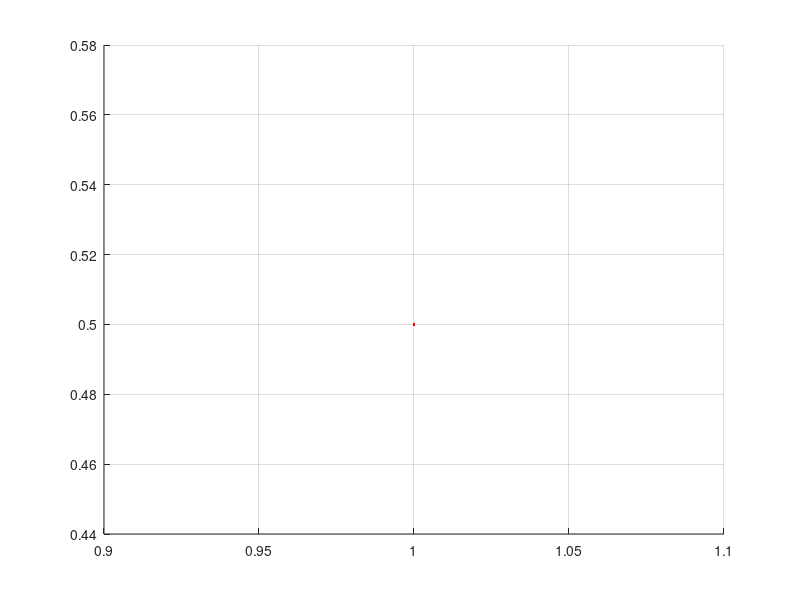

This figure's MATLAB source: (Note: this script raises an error after producing the figure.)
%@Author: Cristian Tiriolo - cristian.tiriolo@concordia.ca
clear; close all
r=0.0205; %Khepera IV wheels radius 
d=0.053;  %Khepera IV wheels-axis length

M=[[r/2 r/2];[r/d -r/d]]; %Transformation Matrix
Minv=inv(M); % Inverse Transformation Matrix


% % WAYPOINT PARAMETERS
x0=0; y0=0; theta0=0;
q0=[x0;y0;theta0];  %Initial conditions

xr=1; yr=0.5;



%% CONTROL PARAMETERS

Ts=0.1; %sampling time 
%State Variables
n=3;
%Input Variables
m=2;

v0=0;
v=v0;

%PID parameters
kp1=2; kp2=12;
kd1=3; kd2=7;


%% Input Constraints

wrmax=10; %Right wheel limits
wlmax=wrmax; %Left wheel limits
 


%% Variables to store and plot the results
tt=[];
useq=[];
qseq=q0;
wrwlseq=[];



%% Plot parameters
figure
grid
hold on
plot(xr,yr,'r')

plot(q0(1,1),q0(2,1),'b-p','MarkerIndices',[1 1],'MarkerFaceColor','yellow','MarkerSize',15)
plot(xr,yr,'b-p','MarkerIndices',[1 1],'MarkerFaceColor','red','MarkerSize',15)

%% RESULTS COLLECTION
compute_convergence_time=1;
convergence_time=inf;

vwseq=[];
enrg_seq=[];

%% TRACKING CONTROL SIMULATION
for i=0:Ts:10000000
    
    tt=[tt i];
    
    %Immagazino la sequenza di stato
    x=qseq(1,end);
    y=qseq(2,end);
    theta=qseq(3,end);
    
  
    
    %Computing the control law 
    [v,w]=Waypoint_Tracking_law(x,y,theta,xr,yr,v,Ts,kp1,kp2,kd1,kd2);
    
    
    %Computing the SATURATION on the linear and angular velocities starting from right
    %and left wheels angular velocities limits 
    [v,w]=unicycle_saturation(wrmax,wlmax,v,w,r,d);
    
    vw=[v;w];
   
    vwseq=[vwseq vw]; 
   
    
  
    %Unicycle/Diffdrive input transformation
    wrwl=Minv*vw;
    
    
    %Storing right and left wheels angular velocities sequence
    wrwlseq=[wrwlseq wrwl];
    
    
    %Feeding the control inputs v(k) and w(k) into the differential drive
    %model, using ode45 (Runge-Kutta solver)
    v1=vw(1); w1=vw(2);
    t=0:0.00001:Ts;
    [t,q]= ode45(@(t,q,v,w)DiffDrive(t,q,v1,w1),t,qseq(:,end));
    
    
     %Updating the state sequence
    qseq=[qseq q(end,:)'];

    
    %Plotting robot trajectory 
    plot(qseq(1,end),qseq(2,end),'b--x')
    pause(0.00000001) %A little pause to obtain a live plot 
    
    if sqrt(([xr;yr]-[x;y])'*([xr;yr]-[x;y]))<=0.01
        break;
    end
    
   
    
end




%%PLOTS 



figure
%Right wheels angular velocites 
subplot(3,1,1);
hold on;
p1=plot(tt,wrwlseq(1,:));
p1.LineWidth=2;
p2=plot(tt,ones(1,length(tt))*wrmax);
p2.LineStyle='--';
p2.LineWidth=2;
p2.Color='red';
p2=plot(tt,ones(1,length(tt))*-wrmax);
p2.LineStyle='--';
p2.LineWidth=2;
p2.Color='red';
l1=legend(p2,'\omega_{r,max}');
l1.set('FontSize',10)
grid;
xlbl1=xlabel('Time[sec]','Interpreter','latex');
ylbl1=ylabel('$\omega_r(t)[RAD/sec]$','Interpreter','latex');
ylbl1.FontSize=13;
xlbl1.FontSize=13;

%Left wheels angular velocites 
subplot(3,1,2);
hold on;
p3=plot(tt,wrwlseq(2,:));
p3.LineWidth=2;
p4=plot(tt,ones(1,length(tt))*wlmax);
p4.LineStyle='--';
p4.LineWidth=2;
p4.Color='red';
p4=plot(tt,ones(1,length(tt))*-wlmax);
p4.LineStyle='--';
p4.LineWidth=2;
p4.Color='red';

l2=legend(p4,'\omega_{l,max}');
l2.FontSize=10;
grid;
xlbl2=xlabel('$Time[sec]$','Interpreter','latex');
ylbl2=ylabel('\omega_l(t)[RAD/sec]','Interpreter','latex');
ylbl2.FontSize=13;
xlbl2.FontSize=13;


%Orientation 
subplot(3,1,3)
pl=plot(tt,qseq(3,1:end-1));
pl.LineWidth=2;
grid
% axis([0 tt(length(tt)) 0 6])
xlbl2=xlabel('$Time [sec]$','Interpreter','latex');
ylbl2=ylabel('$\theta(t)[RAD]$','Interpreter','latex');